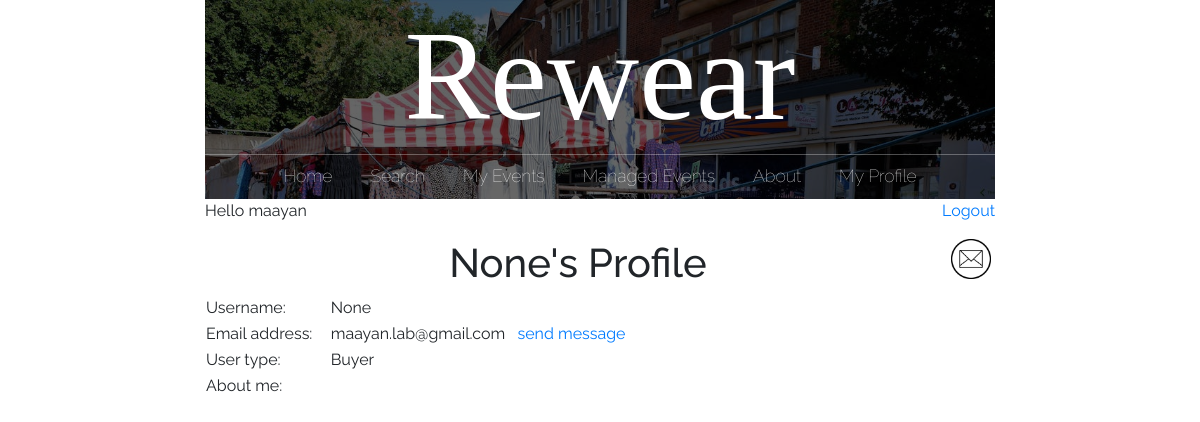
/profile/admin/ (signed in), run on an earlier commit of the app's database.
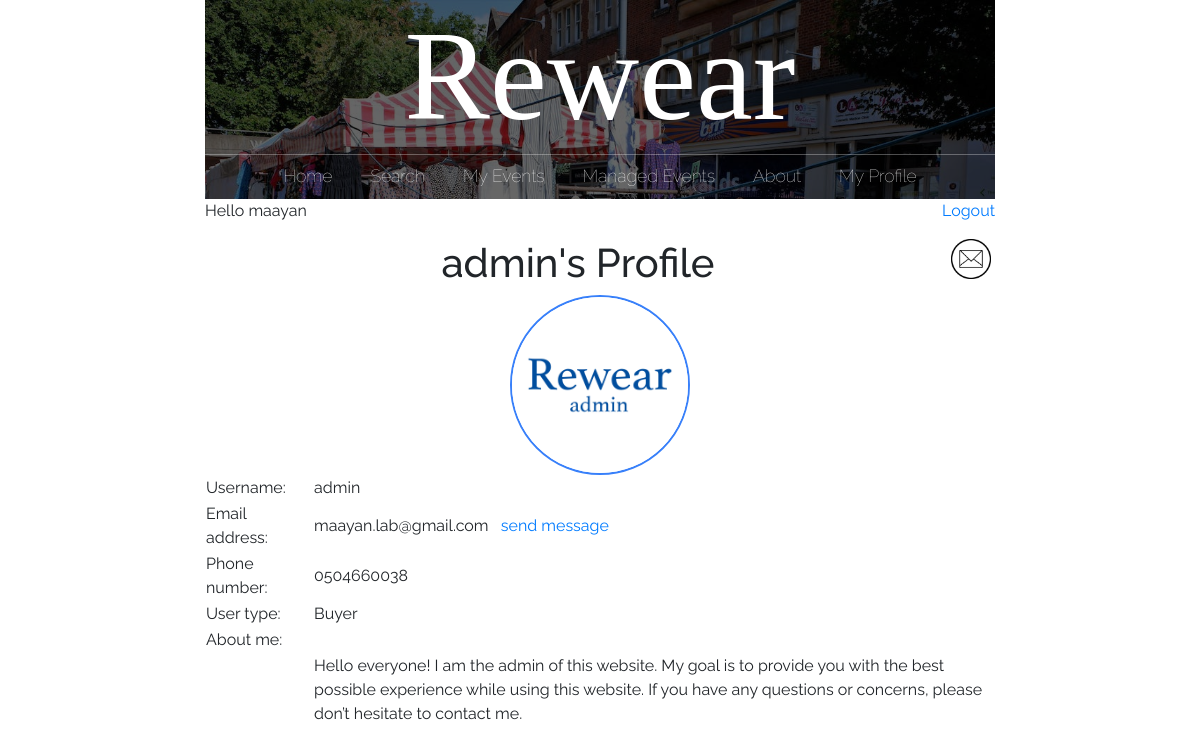
And on a later commit of the database.
### registry/models.py (models this page shows)
class UserProfileInfo(models.Model):
    user = models.OneToOneField(User, on_delete=models.CASCADE)
    userType = forms.CharField(label='User type', max_length=10, required=True)
    phone = models.CharField(max_length=10, default=None,)
    picture = models.ImageField(upload_to='static\\media\\profile_pics', blank=True)
    about = models.TextField(max_length=400, default='',)
    def __str__(self):
        return self.user.username

### main/views.py (the view)
# urls.py: path("profile/<username>/", views.profile, name="profile"),
def profile(response, username):
    user = User.objects.get(username=username)
    try:
        profileinfo = (UserProfileInfo.objects.filter(user=user))[0]
        picture = profileinfo.picture
    except:
        profileinfo = None
        picture = None
    if picture: picture = picture.path
    pic_path = None
    try:
        pic_path = picture.split("static")[-1]
    except:
        pic_path = None
    new_mail = new_messages(response.user.username)
    return render(response, "main/profile.html", {
        'profileinfo': profileinfo,
        'cur_user': user,
        'profile_pic': picture,
        'pic_path': pic_path,
        'new_mail': new_mail,
    })

### main/views.py (called while the page is built)
def new_messages(username):
    try:
        messages = Message.objects.filter(recipient=User.objects.filter(username=username)[0])
        for m in messages:
            if not m.is_read:
                return True
        return False
    except:
        return False

### main/templates/main/profile.html (shortened to what this page needs)
{% extends 'main/base.html' %}
{% load crispy_forms_tags %}
{% load static %}
{% block content %}
<center><h1>{{profileinfo}}'s Profile</h1></center>
{% if not user.is_authenticated %}
	<p>Not logged into any account.</p>
	<a href="/login/"><p>Login</p></a>
{% else %}
	{% if profile_pic %}
	<center>
		<img src="{% static pic_path %}" alt="Avatar" height=180px width=180px class="profimg">
	</center>
	{% endif %}
	<table>
		<tr>
			<td>Username:&nbsp;&nbsp;&nbsp;</td>
			<td>{{profileinfo}}</td>
		</tr>
		<tr>
			<td>Email address:&nbsp;&nbsp;&nbsp;&nbsp;</td>
			<td>{{cur_user.email}} &nbsp; <a href="/send_message/{{cur_user.username}}">send message</a></td>
		</tr>
		{% if profileinfo.phone %}
		<tr>
			<td>Phone number:&nbsp;&nbsp;&nbsp;&nbsp;</td>
			<td>{{profileinfo.phone}}</td>
		</tr>
		{% endif %}
		<tr>
			<td>User type:&nbsp;&nbsp;&nbsp;&nbsp;</td>
			<td>
				{% if cur_user.groups.all.0.name == "eventManager" %}
				Event Manager
				{% else %}
				Buyer
				{% endif %}
			</td>
		</tr>
		<tr>
			<td>About me:&nbsp;&nbsp;&nbsp;&nbsp;</td>
			<td><td>
		<tr>
			<td></td>
			<td>{{profileinfo.about|linebreaks}}<td>
		</tr>
	</table>
{% endif %}
{% endblock %}%}

### main/templates/main/base.html (shortened to what this page needs)
{% load static %}
<!doctype html>
<html>
	<head>
		<link rel="stylesheet" href="https://stackpath.bootstrapcdn.com/bootstrap/4.3.1/css/bootstrap.min.css">
		<link rel="stylesheet" href="{% static 'css/styles.css' %}">
	</head>
	<body>
	<div id = "content", name = "content">
		<div class="row justify-content-center">
			<div class="col-8">
			<center>
					<header class="main-header">
						<h1 class="header-name header-name-large">Rewear</h1>
						<nav class="nav main-nav">
							<ul>
								<li><a href="/">Home</a></li>
								{% if user.is_authenticated %}
									<li><a href="/search_page/">Search</a></li>
									<li><a href="/my_events/{{request.user.id}}">My Events</a></li>
								{% endif %}
								{% if user.groups.all.0.name == 'eventManager' %}
									<li><a href="/managed_events/{{request.user.id}}">Managed Events</a></li>
								{% endif %}
								<li><a href="/about/">About</a></li>
								{% if user.is_authenticated and user.is_superuser %}
									<li><a href="/submissions/">Submissions
									<!--<div style="display: inline-block;">
										<div style="border-radius: 50%; width: 10px; height: 10px; padding: 2px; border: solid; border-color: red;"></div>
									</div>-->
									</a></li>
									<li><a href="/admin/">Administration</a></li>
								{% elif user.is_authenticated and user.is_active%}
								<li><a href="/profile/">My Profile</a></li>
								{% endif %}
							</ul>
						</nav>
					</header>
			</center>
			{% if user.is_authenticated %}
			<p style="text-align:left;">
				<td><left>Hello {{request.user.username}}</left></td>
				<span style="float:right;">
					<td><right><a href="/logout">Logout</a></right></td>
				</span>
			</p>
			<p>
				<span style="float:right;">
					{% if new_mail %}
						<a href="/inbox" style="text-decoration:none">
							<img src='{% static "media/new_mail.png" %}' alt="inbox" height=40px width=40px>&nbsp;
						</a>
					{% else %}
						<a href="/inbox" style="text-decoration:none">
							<img src='{% static "media/mail_icon.png" %}' alt="inbox" height=40px width=40px>&nbsp;
						</a>
					{% endif %}
				</span>
			</p>
			{% endif %}
				{% block content %}
				{% endblock %}
			</div>
		</div>
	</div>
	</body>
</html>

### static/css/styles.css (style rules this page uses)
* { box-sizing: border-box; font-family: Raleway; }
html, body { margin: 0; padding: 0; }
.nav ul { margin: 0; padding: 0; }
.nav li { display: inline; }
.nav a { display: inline-block; padding: .5em; color: white; text-decoration: none; }
.main-nav { text-align: center; font-size: 1.1em; font-weight: lighter; display: inline; }
.main-nav li { padding: 0 1%; }
.main-header { background-color: rgba(0, 0, 0, .6); background-image: url("../media/Header Background.jpeg"); background-blend-mode: multiply; background-size: cover; }
.header-name { text-align: center; margin: 0; font-size: 4em; font-family: "Arvo"; font-weight: normal; color: white; border-bottom: 1px solid rgba(255, 255, 255, .3) }
.header-name-large { font-size: 8em; }

What changed in the data, as far as the page shows it:
added UserProfileInfo: user.username "admin", phone "0504660038", about "Hello everyone! I am the admin of this website. My goal is to provide you with the best possible experience while using this website. If you have any questions or concerns, please don’t hesitate to contact me."
Also different on the page:
{{ profileinfo }}: "None" → (not shown)
text now shown: "Phone number:"
